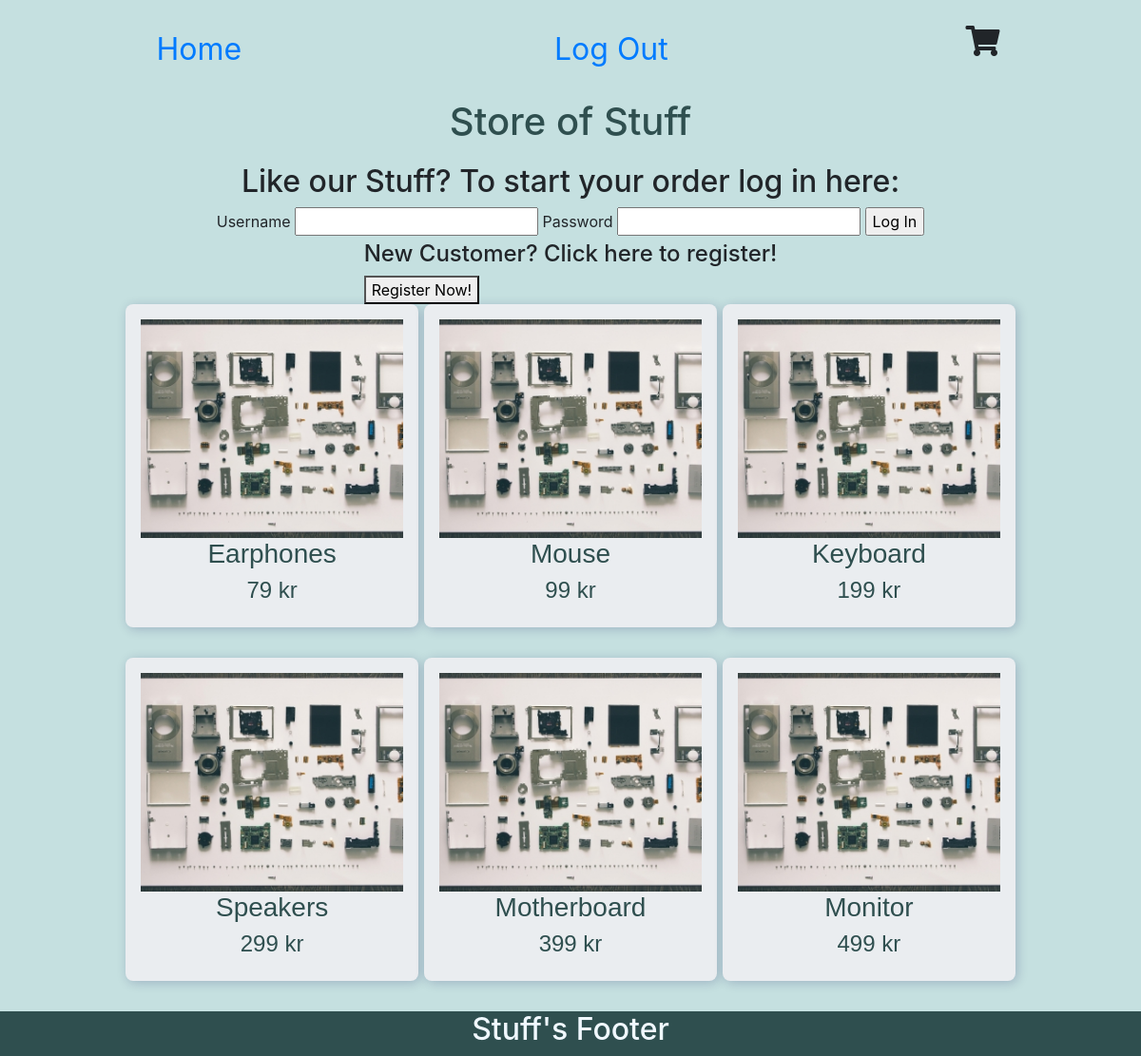
The page / on the database its author committed.
### tables this page shows
CREATE TABLE `products` (
  `product_id` int(11) NOT NULL,
  `name` varchar(200) NOT NULL,
  `price` varchar(200) NOT NULL,
  `quantity` int(11) NOT NULL
);

### index.php (the view, shortened to what this page needs)
<?php
include 'includes_partials/head.php';
include 'includes_partials/nav.php'; ?>
<div class="container-fluid">
    <div class="row justify-content-center">
        <?php include 'includes_partials/header.php'; ?>
    </div>
    <main>
        <div class="row justify-content-center">
            <div class="col-8 text-center">
                <h2>Like our Stuff? To start your order log in here:</h2>
                    <form action="views/login_pdo.php" method="POST">
                    <label for="login_username">Username</label>
                    <input type="text" id="login_username" name="username">
                    <label for="login_password">Password</label>
                    <input type="password" id="login_password" name="password">
                    <input type="submit" value="Log In">
                    </form>
            </div>
        </div>
        <div class="row justify-content-center">
            <div col-8 text-center>
                <h4>New Customer? Click here to register!</h4>
                <a href="new_customer_registration.php"><button>Register Now!</button></a>
            </div>
        </div>
        <div class="row justify-content-center">
            <div class="row justify-content-center">
                <?php
              include 'includes_partials/database_connections.php';
              $query = "SELECT * FROM products";
              $statement = $pdo->prepare($query);
              $statement->execute();
              $products = $statement->fetchAll(PDO::FETCH_ASSOC);
              foreach ($products as $single_product){ ?>
                <div class="cards col-8 col-md-4 col-lg-3 text-center">
                        <img src="images/placeimg_300_250_tech.jpg">
                        <h3><?= $single_product['name']; ?></h3>
                        <h4><?= $single_product['price'] . ' kr'; ?></h4>
                </div>
              <?php
              }
              ?>
            </div>
            </div>
    </main>
<?php include 'includes_partials/foot.php'; ?>

### includes_partials/head.php (shortened to what this page needs)
<!DOCTYPE html>
<html lang="en">
<head>
    <link rel="stylesheet" href="https://stackpath.bootstrapcdn.com/bootstrap/4.1.3/css/bootstrap.min.css">
    <link rel="stylesheet" href="https://use.fontawesome.com/releases/v5.4.1/css/all.css">
    <link rel="stylesheet" href="css/stylesheet.css">
</head>
<body>

### includes_partials/nav.php
<ul class="nav text-center">
  <li class="nav-item">
    <a class="nav-link active" href="index.php">Home</a>
  </li>
  <li class="nav-item">
    <a class="nav-link" href="log_out.php">Log Out</a>
  <li>
    <i class="fas fa-shopping-cart"></i>
    </li>
</ul>

### includes_partials/header.php
<header>
    <h1>Store of Stuff</h1>
</header>

### includes_partials/foot.php (shortened to what this page needs)
</div>
<footer class="row justify-content-center">
    <h2 class="text-center">Stuff's Footer</h2>
</footer>
</body>
</html>

### css/stylesheet.css (style rules this page uses)
body { background-color: rgb(197, 224, 224); }
footer { max-height: 20vh; background-color: darkslategray; color: aliceblue; }
li { font-size: 2rem; margin: 20px auto 20px auto; }
h1 { color: darkslategray; margin: 0 auto 20px auto; }
.cards img { width: 100%; height: auto; overflow: hidden; }
.cards { font-family: sans-serif; padding: 1rem; box-shadow: 2px 2px 12px 0 rgba(0, 0, 80, 0.2); color: darkslategray; max-width: 100%; margin: 0 0.2rem 2rem 0.2rem; border-radius: .5rem; background-color: rgb(234, 237, 240); }

### rows shown on the page
products: name "Earphones", price "79"
products: name "Mouse", price "99"
products: name "Keyboard", price "199"
products: name "Speakers", price "299"
products: name "Motherboard", price "399"
products: name "Monitor", price "499"
